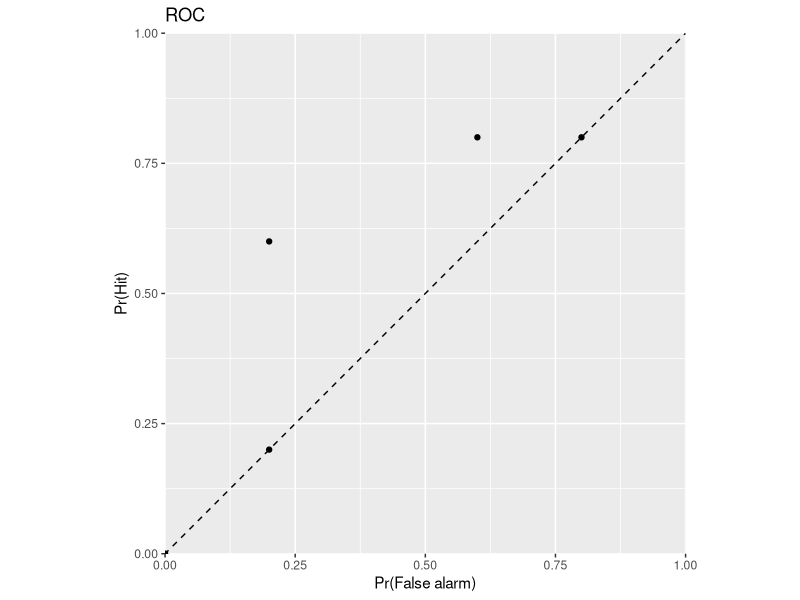
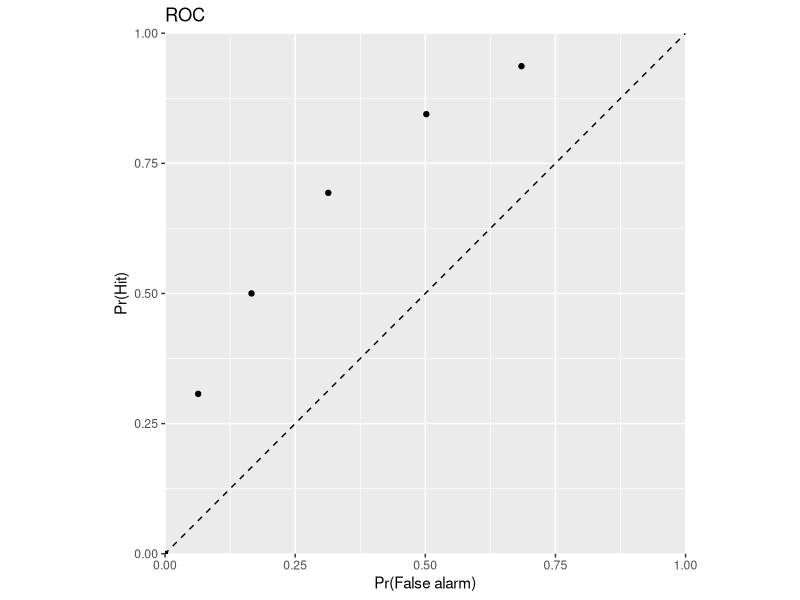
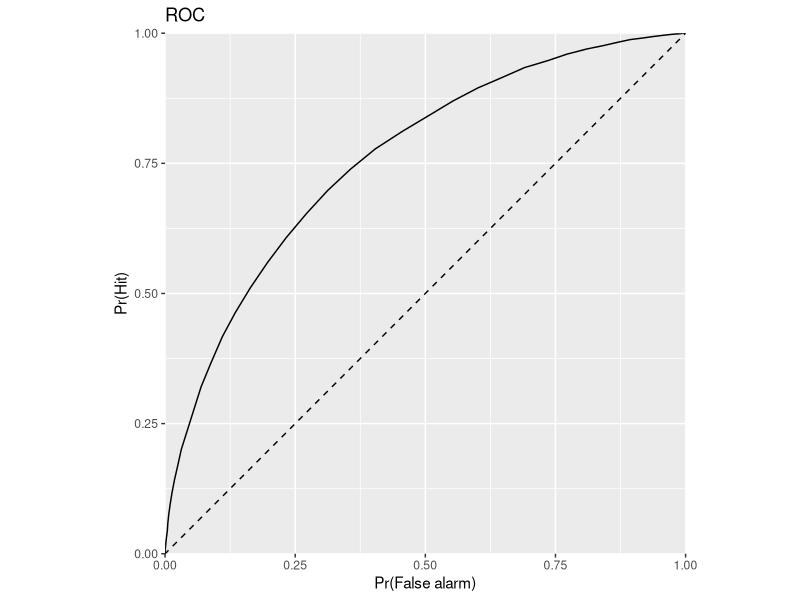
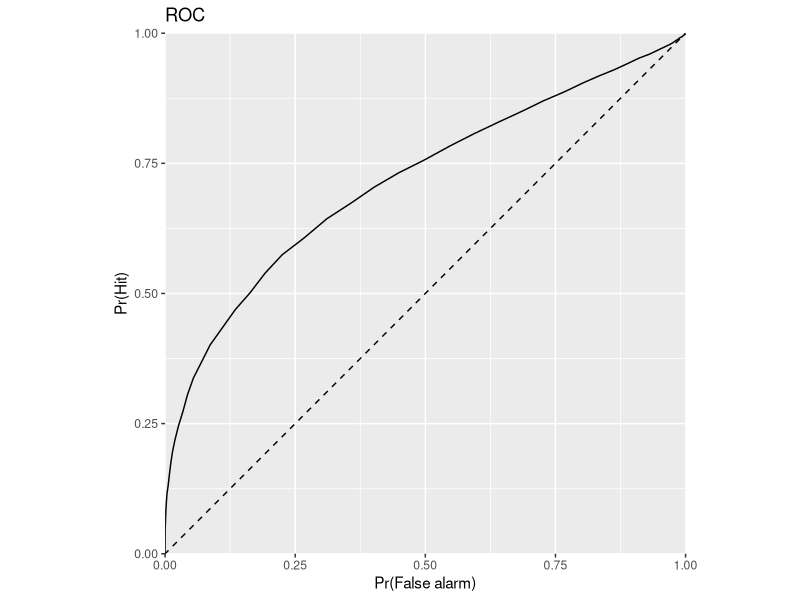

Recreate these plots in R, in order.
## ---- chunk 1
# 1. Define one or more decision criteria
criterion <- 0.5

# 2. Define the strength of the target (studied) and foil (unstudied) items in memory
foil_strength <- 0
target_strength <- 1

# 3. Compare the strengths of each test item to the criteria to arrive at a decision
foil_response <- foil_strength > criterion
target_response <- target_strength > criterion
## ---- chunk 2
foil_response
## ---- chunk 3
target_response
## ---- chunk 4
# 1. Define one or more decision criteria
criterion <- 0.5

# 2. Define the strength of the target (studied) and foil (unstudied) items in memory
foil_strength <- c(0, -0.8, 0.4, 0.3, 1.3)
target_strength <- c(1, 0.9, 1.1, 0.2, -1.0)

# 3. Compare the strengths of each test item to the criteria to arrive at a decision
foil_response <- foil_strength > criterion
target_response <- target_strength > criterion
## ---- chunk 5
foil_response
## ---- chunk 6
target_response
## ---- chunk 7
# 1. Define one or more decision criteria
criteria <- c(-Inf, -0.5, 0, 0.5, 1, 1.5, Inf)

# 2. Define the strength of the target (studied) and foil (unstudied) items in memory
foil_strength <- c(0, -0.8, 0.4, 0.3, 1.3)
target_strength <- c(1, 0.9, 1.1, 0.2, -1.0)

# 3. Compare the strengths of each test item to the criteria to arrive at a decision
foil_response <- cut(foil_strength, breaks=criteria, labels=FALSE)
target_response <- cut(target_strength, breaks=criteria, labels=FALSE)
## ---- chunk 8
foil_response
## ---- chunk 9
target_response
## ---- chunk 10
library(ggplot2)
## ---- chunk 11
# 1. Define one or more decision criteria
criteria <- c(-Inf, -0.5, 0, 0.5, 1, 1.5, Inf)

# 2. Define the strength of the target (studied) and foil (unstudied) items in memory
foil_strength <- c(0, -0.8, 0.4, 0.3, 1.3)
target_strength <- c(1, 0.9, 1.1, 0.2, -1.0)

# 3. Compare the strengths of each test item to the criteria to arrive at a decision
foil_response <- cut(foil_strength, breaks=criteria, labels=FALSE)
target_response <- cut(target_strength, breaks=criteria, labels=FALSE)

# 4. Calculate points on ROC curve
roc_foil <- 1 - ecdf(foil_response)(1:6)
roc_target <- 1 - ecdf(target_response)(1:6)

# 5. Plot ROC
ggplot(mapping=aes(x = roc_foil, y = roc_target)) +
    geom_point() +
    geom_abline(intercept = 0, slope = 1, color='black', linetype = 'dashed') +
    labs(x = 'Pr(False alarm)', y = 'Pr(Hit)', title = 'ROC') +
    coord_fixed(xlim=c(0, 1), ylim=c(0, 1), expand=FALSE)
## ---- chunk 12
# 1. Define one or more decision criteria
criteria <- c(-Inf, -0.5, 0, 0.5, 1, 1.5, Inf)

# 2. Define the strength of the target (studied) and foil (unstudied) items in memory
foil_strength <- rnorm(n = 10000, mean = 0, sd = 1)
target_initial_strength <- rnorm(n = 10000, mean = 0, sd = 1)
study_strength_increment <- 1
target_strength <- target_initial_strength + study_strength_increment

# 3. Compare the strengths of each test item to the criteria to arrive at a decision
foil_response <- cut(foil_strength, breaks=criteria, labels=FALSE)
target_response <- cut(target_strength, breaks=criteria, labels=FALSE)

# 4. Calculate points on ROC curve
roc_foil <- 1 - ecdf(foil_response)(1:6)
roc_target <- 1 - ecdf(target_response)(1:6)

# 5. Plot ROC
ggplot(mapping=aes(x = roc_foil, y = roc_target)) +
    geom_point() +
    geom_abline(intercept = 0, slope = 1, color='black', linetype = 'dashed') +
    labs(x = 'Pr(False alarm)', y = 'Pr(Hit)', title = 'ROC') +
    coord_fixed(xlim=c(0, 1), ylim=c(0, 1), expand=FALSE)
## ---- chunk 13
# 1. Define one or more decision criteria
num_criteria <- 100
criteria <- c(-Inf, seq(-6, 6, length.out = num_criteria - 1), Inf)

# 2. Define the strength of the target (studied) and foil (unstudied) items in memory
foil_strength <- rnorm(n = 10000, mean = 0, sd = 1)
target_initial_strength <- rnorm(n = 10000, mean = 0, sd = 1)
study_strength_increment <- 1
target_strength <- target_initial_strength + study_strength_increment

# 3. Compare the strengths of each test item to the criteria to arrive at a decision
foil_response <- cut(foil_strength, breaks=criteria, labels=FALSE)
target_response <- cut(target_strength, breaks=criteria, labels=FALSE)

# 4. Calculate points on ROC curve
roc_foil <- 1 - ecdf(foil_response)(1:num_criteria)
roc_target <- 1 - ecdf(target_response)(1:num_criteria)

# 5. Plot ROC
ggplot(mapping=aes(x = roc_foil, y = roc_target)) +
    geom_line() +
    geom_abline(intercept = 0, slope = 1, color='black', linetype = 'dashed') +
    labs(x = 'Pr(False alarm)', y = 'Pr(Hit)', title = 'ROC') +
    coord_fixed(xlim=c(0, 1), ylim=c(0, 1), expand=FALSE)
## ---- chunk 14
# 1. Define one or more decision criteria
num_criteria <- 100
criteria <- c(-Inf, seq(-6, 6, length.out = num_criteria - 1), Inf)

# 2. Define the strength of the target (studied) and foil (unstudied) items in memory
foil_strength <- rnorm(n = 10000, mean = 0, sd = 1)
target_initial_strength <- rnorm(n = 10000, mean = 0, sd = 1)
study_strength_increment <- rnorm(n = 10000, mean = 1, sd = 1)
target_strength <- target_initial_strength + study_strength_increment

# 3. Compare the strengths of each test item to the criteria to arrive at a decision
foil_response <- cut(foil_strength, breaks=criteria, labels=FALSE)
target_response <- cut(target_strength, breaks=criteria, labels=FALSE)

# 4. Calculate points on ROC curve
roc_foil <- 1 - ecdf(foil_response)(1:num_criteria)
roc_target <- 1 - ecdf(target_response)(1:num_criteria)

# 5. Plot ROC
ggplot(mapping=aes(x = roc_foil, y = roc_target)) +
    geom_line() +
    geom_abline(intercept = 0, slope = 1, color='black', linetype = 'dashed') +
    labs(x = 'Pr(False alarm)', y = 'Pr(Hit)', title = 'ROC') +
    coord_fixed(xlim=c(0, 1), ylim=c(0, 1), expand=FALSE)
